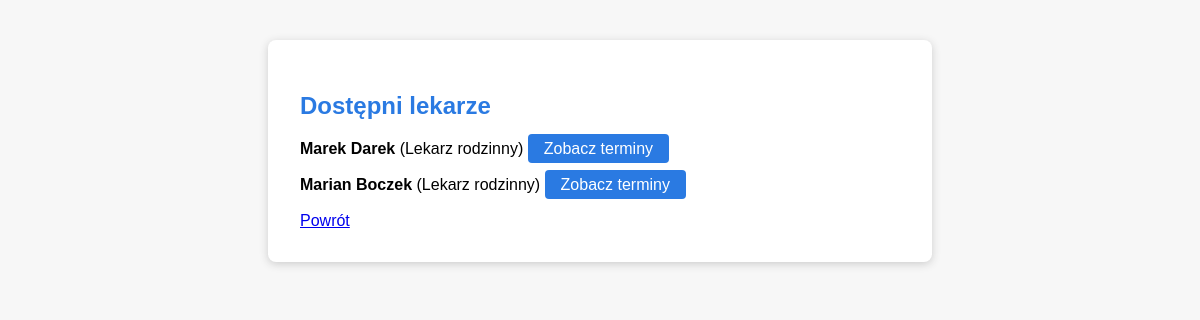
The page /lekarze/ (signed in) on the database as committed earlier.
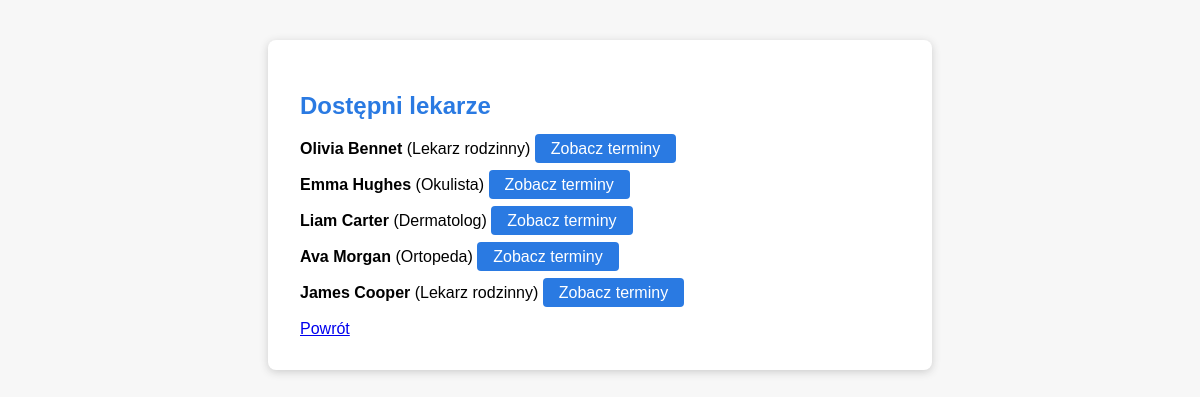
The same page on the database as committed later.
### rejestracja/models.py (models this page shows, shortened)
class Lekarz(models.Model):
    user = models.OneToOneField(User, on_delete=models.CASCADE)
    specjalizacja = models.CharField(max_length=100)
    zatwierdzony = models.BooleanField(default=False)

### rejestracja/views.py (the view)
# urls.py: path('lekarze/', views.lista_lekarzy, name='lista_lekarzy'),
@login_required
def lista_lekarzy(request):
    lekarze = Lekarz.objects.filter(zatwierdzony=True)
    return render(request, 'rejestracja/lista_lekarzy.html', {'lekarze': lekarze})

### rejestracja/templates/rejestracja/lista_lekarzy.html (shortened to what this page needs)
<!DOCTYPE html>
<html lang="pl">
<head>
</head>
<body>
    <div class="container">
        <h2>Dostępni lekarze</h2>
        <ul>
            {% for lekarz in lekarze %}
                <li>
                    <strong>{{ lekarz.user.first_name }} {{ lekarz.user.last_name }}</strong>
                    ({{ lekarz.specjalizacja }})
                    <a href="{% url 'terminy_lekarza' lekarz.id %}" class="btn">Zobacz terminy</a>
                </li>
            {% empty %}
                <li>Brak dostępnych lekarzy.</li>
            {% endfor %}
        </ul>
        <a href="{% url 'index' %}">Powrót</a>
    </div>
</body>
</html>

### rejestracja/templates/rejestracja/lista_lekarzy.html (style rules this page uses)
body { font-family: Arial, sans-serif; background: #f7f7f7; }
.container { max-width: 600px; margin: 40px auto; background: #fff; padding: 32px; border-radius: 8px; box-shadow: 0 2px 8px #ccc; }
h2 { color: #2a7ae2; }
ul { list-style: none; padding: 0; }
li { margin-bottom: 18px; }
.btn { padding: 6px 16px; background: #2a7ae2; color: #fff; border: none; border-radius: 4px; text-decoration: none; }

Rows that differ between the two databases and show on the page:
removed Lekarz: user.first_name "Marian", user.last_name "Boczek", specjalizacja "Lekarz rodzinny"
changed Lekarz: user.first_name "Marek" → "Olivia"; user.last_name "Darek" → "Bennet"
added Lekarz: user.first_name "Emma", user.last_name "Hughes", specjalizacja "Okulista"
added Lekarz: user.first_name "Liam", user.last_name "Carter", specjalizacja "Dermatolog"
added Lekarz: user.first_name "Ava", user.last_name "Morgan", specjalizacja "Ortopeda"
added Lekarz: user.first_name "James", user.last_name "Cooper", specjalizacja "Lekarz rodzinny"
